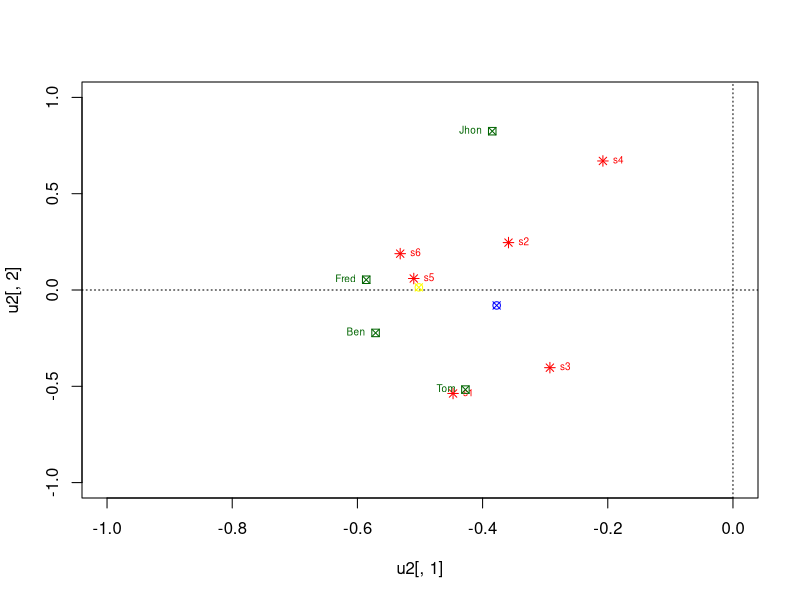

Write R code to recreate this figure.
#
# R version of
#   http://www.igvita.com/2007/01/15/svd-recommendation-system-in-ruby/
#
#

m <- matrix(c(5,5,3,0,5,5,5,0,4,0,4,4,0,3,0,5,4,5,5,4,3,3,5,5), c(6,4))

#  m
#       Ben  Tom  John Fred
#       [,1] [,2] [,3] [,4]
# [1,]    5    5    0    5  #season 1
# [2,]    5    0    3    4  #season 2
# [3,]    3    4    0    3  #season 3
# [4,]    0    0    5    3  #season 4
# [5,]    5    4    4    5  #season 5
# [6,]    5    4    5    5  #season 6

m.svd <- svd(m) # u * d * v

u2 <- m.svd$u[, c(1, 2)]
v2 <- m.svd$v[, c(1, 2)]
eig2 <- matrix(c(m.svd$d[1], 0, 0, m.svd$d[2]), c(2, 2))

# new user
bob <- matrix(c(5,5,0,0,0,5), c(6, 1))
bobEmbed <- t(bob) %*% u2 %*% solve(eig2)

# new season
s7 <- matrix(c(4,5,4,5), c(1, 4))
s7Embed <- s7 %*% v2 %*% solve(eig2)

user_sim <- list()
for(i in seq(dim(v2)[1])){
  user_sim[[i]] = sum(t(bobEmbed) * (v2[i,])) /
    (norm(v2[i,], '2') * norm(bobEmbed, '2'))
}

print(user_sim)

# plot
plot(u2[,1], u2[,2], xlim=c(-1,0), ylim=c(-1,1), col="red", pch=8)
abline(h=0, v=0, lty=3)
text(u2[,1], u2[,2], paste("s", 1:6, sep=""), cex=0.6, pos=4, col="red")
lines(v2[,1], v2[,2], xlim=c(-1,0), ylim=c(-1,1), col="darkgreen", type="p", pch=7)
text(v2[,1], v2[,2], c("Ben","Tom","Jhon","Fred"), col="darkgreen", pos=2, cex=0.6)
lines(bobEmbed, type="p", pch=13, col="blue")
lines(s7Embed, type="p", pch=13, col="yellow")
